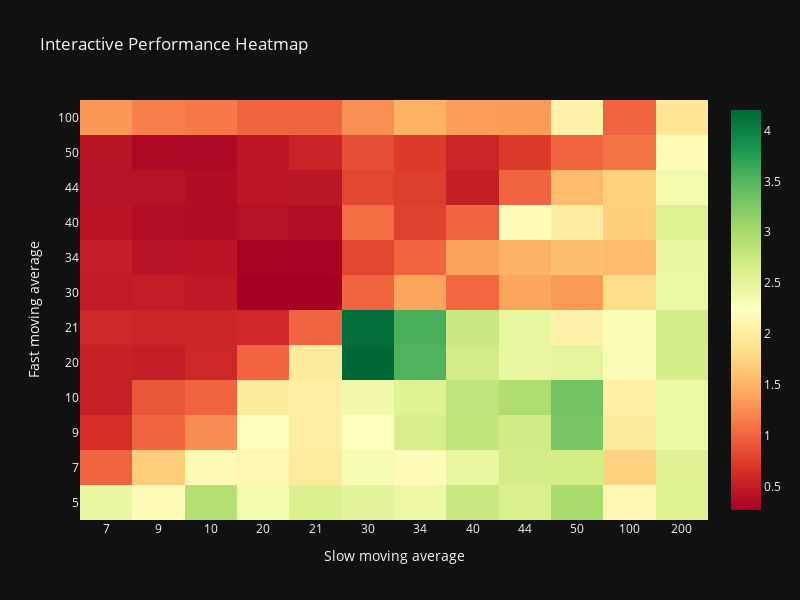

The cell this chart's notebook holds for it:
### Code cell
import seaborn as sns
import matplotlib.pyplot as plt
import plotly.graph_objects as go
import pandas as pd

# Assuming 'returns_matrix' is a DataFrame with numerical values
valores = returns_matrix.copy()
valores.index = valores.index.astype(str)
valores.columns = valores.columns.astype(str)

# Convert the DataFrame to numeric format
valores = valores.apply(pd.to_numeric, errors='coerce')

# Create a custom hover template with percentage for Plotly
hover_template = 'Fast moving average: %{y}<br>Slow moving average: %{x}<br>Percentage: %{z:.1%}'

# Create a Seaborn heatmap
plt.figure(figsize=(15, 8))
sns.heatmap(valores, annot=True, cmap='RdYlGn', fmt=".1%", cbar=False)

# Manually set tick labels on the axes
plt.xticks(ticks=range(len(valores.columns)), labels=valores.columns, rotation=45)
plt.yticks(ticks=range(len(valores.index)), labels=valores.index, rotation=0)

# Add titles and labels
plt.xlabel('Slow moving average', fontsize=12, color='white')
plt.ylabel('Fast moving average', fontsize=12, color='white')
plt.title('Performance Heatmap', fontsize=16, color='white')

# Show the static Seaborn plot
plt.show()

# Create an interactive Plotly heatmap
fig = go.Figure(data=go.Heatmap(z=valores.values,
                                x=valores.columns,
                                y=valores.index,
                                hovertemplate=hover_template,
                                colorscale='RdYlGn'))

# Update axis labels and layout
fig.update_xaxes(title_text='Slow moving average')
fig.update_yaxes(title_text='Fast moving average')
fig.update_layout(
    title='Interactive Performance Heatmap',
    template='plotly_dark',
    height=600,  # Adjust the height as needed
    width=800    # Adjust the width as needed
)

# Show the interactive Plotly plot
fig.show()

### Figure 1 — Plotly figure (JSON) as saved in the notebook; plotly's stock layout.template omitted (floating-point values rounded to 4 significant figures; data arrays with more than 128 entries replaced by an {"elided": "..."} marker saying what was removed)
{"data": [{"colorscale": [[0, "rgb(165,0,38)"], [0.1, "rgb(215,48,39)"], [0.2, "rgb(244,109,67)"], [0.3, "rgb(253,174,97)"], [0.4, "rgb(254,224,139)"], [0.5, "rgb(255,255,191)"], [0.6, "rgb(217,239,139)"], [0.7, "rgb(166,217,106)"], [0.8, "rgb(102,189,99)"], [0.9, "rgb(26,152,80)"], [1, "rgb(0,104,55)"]], "hovertemplate": "Fast moving average: %{y}<br>Slow moving average: %{x}<br>Percentage: %{z:.1%}", "type": "heatmap", "x": ["7", "9", "10", "20", "21", "30", "34", "40", "44", "50", "100", "200"], "y": ["5", "7", "9", "10", "20", "21", "30", "34", "40", "44", "50", "100"], "z": {"elided": "12x12 float values"}}], "layout": {"height": 600, "title": {"text": "Interactive Performance Heatmap"}, "width": 800, "xaxis": {"autorange": true, "range": [-0.5, 11.5], "title": {"text": "Slow moving average"}, "type": "category"}, "yaxis": {"autorange": true, "range": [-0.5, 11.5], "title": {"text": "Fast moving average"}, "type": "category"}}}
